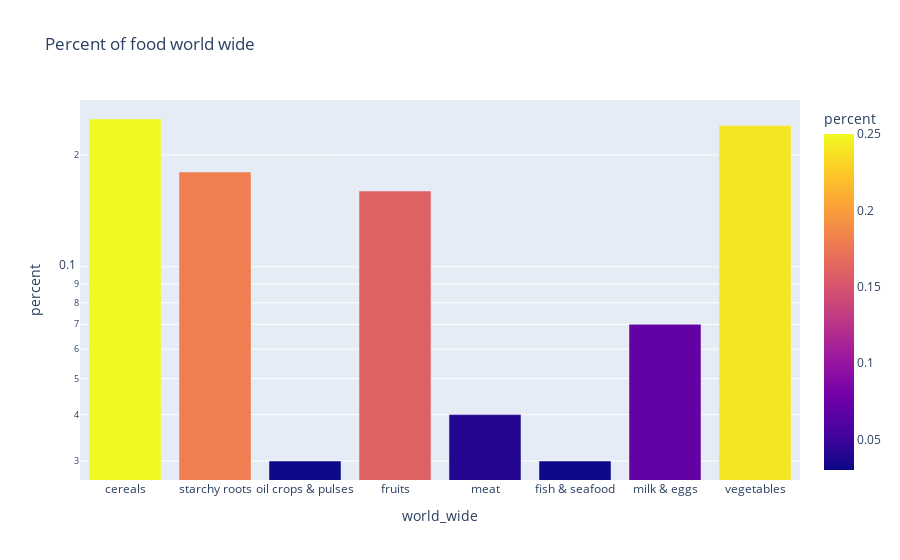

Notebook source saved alongside this figure:
### Code cell
plt.figure(figsize=(10, 5))
fig = px.bar(most_waste_food_type, x='world_wide', y='percent',
             color='percent', log_y=True, title="Percent of food world wide")
fig.show()

### Figure 1 — Plotly figure (JSON) as saved in the notebook; plotly's stock layout.template omitted (floating-point values rounded to 4 significant figures)
{"data": [{"alignmentgroup": "True", "hovertemplate": "world_wide=%{x}<br>percent=%{marker.color}<extra></extra>", "legendgroup": "", "marker": {"color": [0.25, 0.18, 0.03, 0.16, 0.04, 0.03, 0.07, 0.24], "coloraxis": "coloraxis", "pattern": {"shape": ""}}, "name": "", "offsetgroup": "", "orientation": "v", "showlegend": false, "textposition": "auto", "type": "bar", "x": ["cereals", "starchy roots", "oil crops & pulses", "fruits", "meat", "fish & seafood", "milk & eggs", "vegetables"], "xaxis": "x", "y": [0.25, 0.18, 0.03, 0.16, 0.04, 0.03, 0.07, 0.24], "yaxis": "y"}], "layout": {"barmode": "relative", "coloraxis": {"colorbar": {"title": {"text": "percent"}}, "colorscale": [[0, "#0d0887"], [0.1111, "#46039f"], [0.2222, "#7201a8"], [0.3333, "#9c179e"], [0.4444, "#bd3786"], [0.5556, "#d8576b"], [0.6667, "#ed7953"], [0.7778, "#fb9f3a"], [0.8889, "#fdca26"], [1, "#f0f921"]]}, "legend": {"tracegroupgap": 0}, "title": {"text": "Percent of food world wide"}, "xaxis": {"anchor": "y", "domain": [0, 1], "title": {"text": "world_wide"}}, "yaxis": {"anchor": "x", "domain": [0, 1], "title": {"text": "percent"}, "type": "log"}}}
